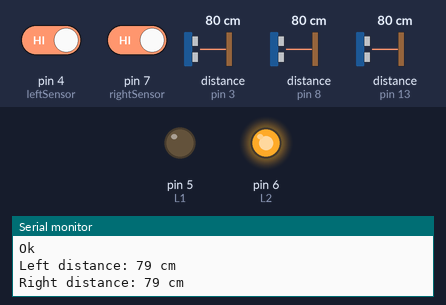
The sketch below on a simulated Arduino Uno, built with avr-gcc and run on an emulated ATmega328P. Parts: output pins drawn as LEDs (lit = HIGH), the last lines printed to the serial monitor. Wiring (inferred from the names in the program): 3 × ultrasonic range finder: trigger pin 2, echo pin 3 / trigger pin 9, echo pin 8 / trigger pin 12, echo pin 13. Dashed ring = blinking. The inputs (shaded band) are chosen by the test bench; at power-on: distance to the obstacle (sensors on pin 13, pin 3, pin 8) 80 cm, pin 4 (leftSensor) HIGH, pin 7 (rightSensor) HIGH. The echo pulse lasts 58.3 µs per cm; pins used as bus, display or sensor lines are not drawn.

Above: at 1.2 s.
1.3 s: distance to the obstacle (sensor on pin 13) set to 28 cm
2.8 s: distance to the obstacle (sensor on pin 13) set to 23 cm
At 3.34 s:
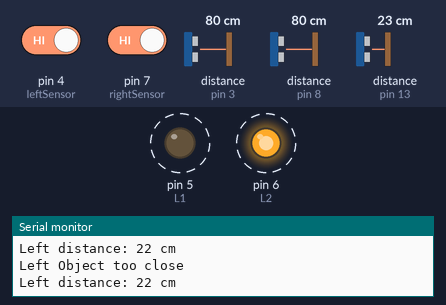
5.8 s: distance to the obstacle (sensor on pin 3) set to 33 cm
8.8 s: distance to the obstacle (sensor on pin 3) set to 28 cm
At 9.5 s:
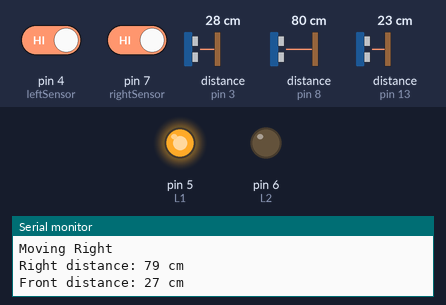
11.0 s: distance to the obstacle (sensor on pin 8) set to 29 cm
12.8 s: distance to the obstacle (sensor on pin 8) set to 25 cm
At 15.2 s:
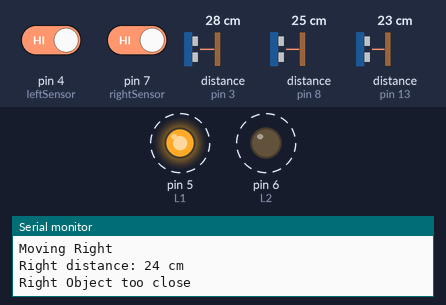
Timing chart, 0 to 16.8 s (numbered marks = the images above; inputs shaded):
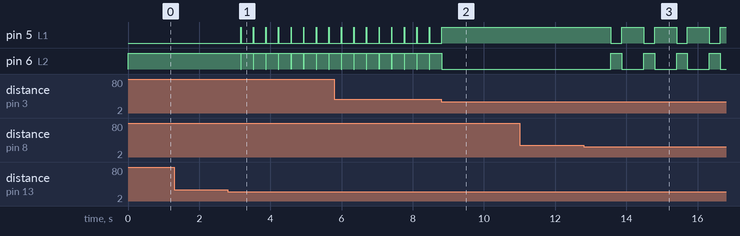

Measured:
- the behaviour switches between 26 and 25 cm on distance to the obstacle (sensor on pin 13) (found by bisection; images 0 and 1)
- the behaviour switches between 31 and 30 cm on distance to the obstacle (sensor on pin 3) (found by bisection; images 1 and 2)
- the behaviour switches between 26 and 25 cm on distance to the obstacle (sensor on pin 8) (found by bisection; images 2 and 3)
- after the input at 2.8 s, pin 5 (L1): alternates HIGH for 0.01 s and LOW for 0.34 s, starting after 0.37 s; pin 6 (L2): alternates HIGH for 0.34 s and LOW for 0.01 s, starting after 0.37 s
- after the input at 8.8 s, pin 5 (L1): goes on until 8.8 s, then stays HIGH; pin 6 (L2): goes on until 8.8 s, then stays LOW
- after the input at 12.8 s, pin 5 (L1): alternates HIGH for 0.61 s and LOW for 0.31 s, starting after 0.77 s; pin 6 (L2): alternates HIGH for 0.31 s and LOW for 0.61 s, starting after 0.77 s

The sketch:

obstacle_detection_line_follower.ino
```cpp
#define L1 5
#define L2 6
#define R1 10
#define R2 11
#define leftTrigPin 12
#define leftEchoPin 13
#define rightTrigPin 9
#define rightEchoPin 8
#define midTrigPin 2
#define midEchoPin 3

#define leftSensor 4
#define rightSensor 7

int leftSensorVal = 0;
int rightSensorVal = 0;
int midDistance, rightDistance, leftDistance;
long midDuration, rightDuration, leftDuration;
long maxMidDistance = 30.00;
long maxLeftDistance = 25.00;
long maxRightDistance = 25.00;

void setup() {
  // put your setup code here, to run once:
  Serial.begin(9600);

  pinMode(L1, OUTPUT);
  pinMode(L2, OUTPUT);
  pinMode(R1, OUTPUT);
  pinMode(R2, OUTPUT);
  pinMode(leftSensor, INPUT);
  pinMode(rightSensor, INPUT);
  pinMode(leftEchoPin, INPUT);
  pinMode(leftTrigPin, OUTPUT);
  pinMode(midEchoPin, INPUT);
  pinMode(midTrigPin, OUTPUT);
  pinMode(rightEchoPin, INPUT);
  pinMode(rightTrigPin, OUTPUT);
}

void loop() {
  // put your main code here, to run repeatedly:


  leftSensorVal=digitalRead(leftSensor);
  rightSensorVal=digitalRead(rightSensor);

  if(leftSensorVal==LOW && rightSensorVal==LOW)
  {
   forwardMovement();
  }
  if(leftSensorVal==LOW && rightSensorVal==HIGH)
  {
   moveRight();
  }
  if(leftSensorVal==HIGH && rightSensorVal==LOW)
  {
   moveLeft();
  }
  if(leftSensorVal==LOW && rightSensorVal==LOW)
  {
   // stopMotor();
  }

  midDistanceCheck();
  if(midDistance < maxMidDistance) {
    Serial.println("Front Object too close");
    delay(100);
    leftDistanceCheck();
    delay(100);
    rightDistanceCheck();
    delay(100);
    if(leftDistance < rightDistance) {
      stopMotor();
      moveRight();
      Serial.println("Moving Right");
  } else if(leftDistance > rightDistance) {
      stopMotor();
      moveLeft();
      Serial.println("Moving Left");
    }
  } else {
    Serial.println("Ok");
    forwardMovement();
  }

  leftDistanceCheck();
  if(leftDistance < maxLeftDistance) {
  Serial.println("Left Object too close");
  delay(100);
  leftDistanceCheck();
  delay(100);
  rightDistanceCheck();
  delay(100);
    if(leftDistance > rightDistance) {
      stopMotor();
      forwardMovement();
  } else if(leftDistance < rightDistance) {
      stopMotor();
      moveRight();
      Serial.println("Moving Right");
    }
  }
   rightDistanceCheck();
  if(rightDistance < maxRightDistance) {
    Serial.println("Right Object too close");
    delay(100);
    rightDistanceCheck();
    delay(100);
    leftDistanceCheck();
    delay(100);
    if(rightDistance > leftDistance) {
      forwardMovement();
  } else if(rightDistance < leftDistance) {
      moveLeft();
      Serial.println("Moving Left");
    }
  }

}

void leftDistanceCheck() {
  digitalWrite(leftTrigPin, LOW);
  delayMicroseconds(2);
  digitalWrite(leftTrigPin, HIGH);
  delayMicroseconds(5);
  digitalWrite(leftTrigPin, LOW);
  leftDuration = pulseIn(leftEchoPin, HIGH);
  leftDistance = leftDuration * 10 / 292 /2;
   if(leftDistance > 1000) {
    leftDistance = 0;
  }

  Serial.print("Left distance: ");
  Serial.print(leftDistance);
  Serial.println(" cm");
}

void rightDistanceCheck() {
  digitalWrite(rightTrigPin, LOW);
  delayMicroseconds(2);
  digitalWrite(rightTrigPin, HIGH);
  delayMicroseconds(5);
  digitalWrite(rightTrigPin, LOW);
  rightDuration = pulseIn(rightEchoPin, HIGH);
  rightDistance = rightDuration * 10 / 292 /2;
  if(rightDistance > 1000) {
    rightDistance = 0;
  }
  Serial.print("Right distance: ");
  Serial.print(rightDistance);
  Serial.println(" cm");
}

void midDistanceCheck() {
  digitalWrite(midTrigPin, LOW);
  delayMicroseconds(2);
  digitalWrite(midTrigPin, HIGH);
  delayMicroseconds(5);
  digitalWrite(midTrigPin, LOW);
  midDuration = pulseIn(midEchoPin, HIGH);
  midDistance = midDuration * 10 / 292 /2;
   if(midDistance > 1000) {
    midDistance = 0;
  }
  Serial.print("Front distance: ");
  Serial.print(midDistance);
  Serial.println(" cm");
 }

void backwardMovement() {
  digitalWrite(L1, HIGH);
  digitalWrite(L2, LOW);
  digitalWrite(R1, HIGH);
  digitalWrite(R2, LOW);
}

void forwardMovement() {
  digitalWrite(L1, LOW);
  digitalWrite(L2, HIGH);
  digitalWrite(R1, LOW);
  digitalWrite(R2, HIGH);
}

void moveRight() {
  digitalWrite(L1, HIGH);
  digitalWrite(L2, LOW);
  digitalWrite(R1, LOW);
  digitalWrite(R2, HIGH);
}

void moveLeft() {
  digitalWrite(L1, LOW);
  digitalWrite(L2, HIGH);
  digitalWrite(R1, HIGH);
  digitalWrite(R2, LOW);
}

void stopMotor() {
  digitalWrite(L1, LOW);
  digitalWrite(L2, LOW);
  digitalWrite(R1, LOW);
  digitalWrite(R2, LOW);
}
```
